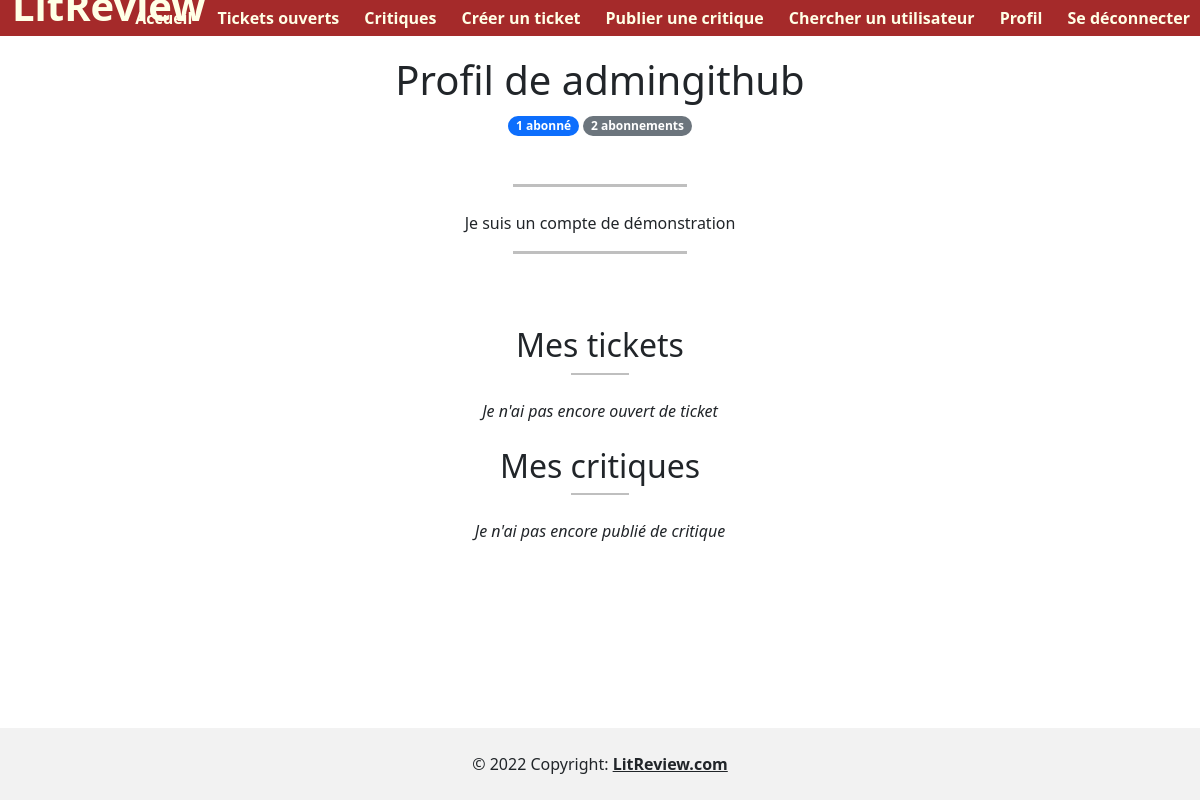
The page /user/8 (signed in) on the database as committed earlier.
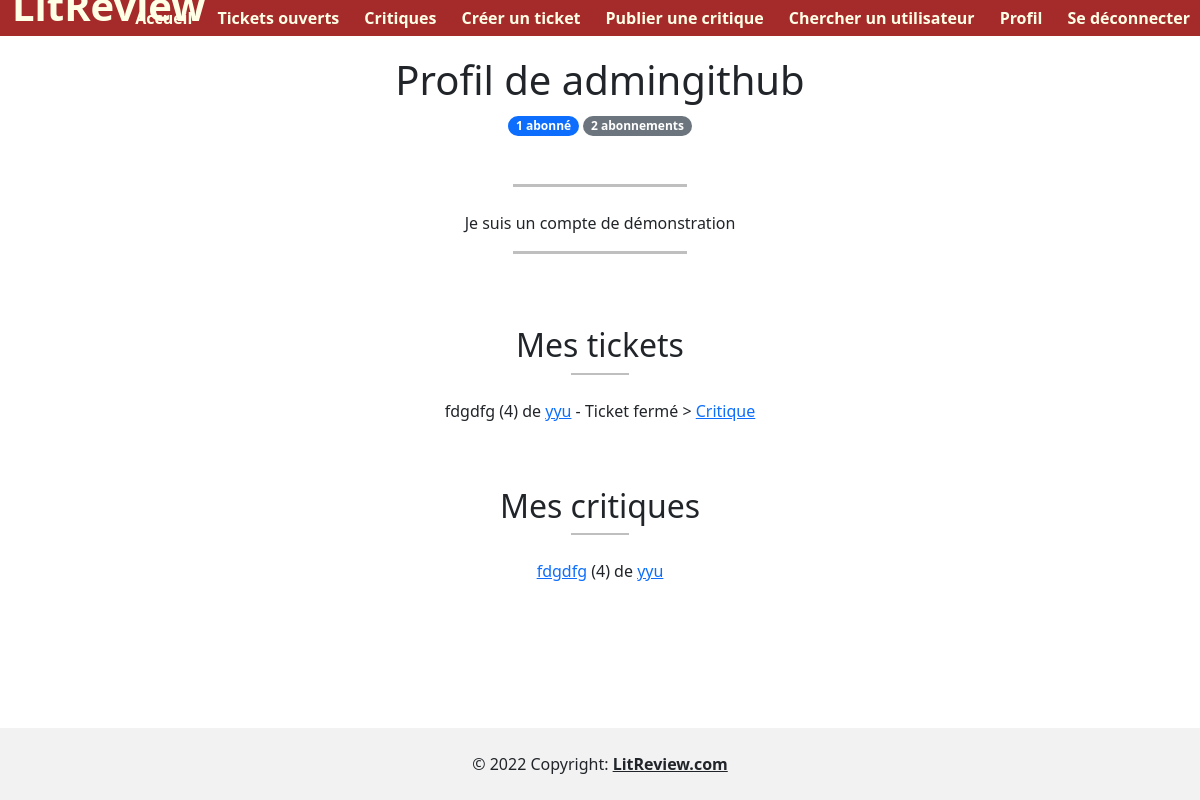
The same page on the database as committed later.
### blog/models.py (models this page shows, shortened)
class Ticket(models.Model):
    content_reference = models.CharField(verbose_name='Titre de la référence', max_length=80)
    content_author = models.CharField(verbose_name='Nom de l\'auteur', max_length=80)
    content_picture = models.ImageField(verbose_name='Image', upload_to='ticket', blank=True, null=True)
    publication_year = models.IntegerField(verbose_name='Date de publication',
                                           validators=[MinValueValidator(-400),
                                                       MaxValueValidator(datetime.date.today().year)],
                                           blank=True, null=True)
    user = models.ForeignKey(settings.AUTH_USER_MODEL, on_delete=models.CASCADE, blank=True, null=True)
    user_comment = models.TextField(verbose_name='Commentaire', max_length=300)
    status = models.BooleanField(default=True)
    time_created = models.DateTimeField(auto_now_add=True, blank=True, null=True)
    def __str__(self):
        return self.content_reference
    class Meta:
        ordering = ['-time_created']

class Review(models.Model):
    RATING_CHOICE = [(1, "1"), (2, "2"), (3, "3"), (4, "4"), (5, "5")]
    ticket = models.ForeignKey(to=Ticket, on_delete=models.CASCADE, blank=True, null=True)
    rating = models.PositiveSmallIntegerField(verbose_name='Notes', choices=RATING_CHOICE)
    headline = models.CharField(verbose_name="Titre", max_length=32)
    body = models.TextField(verbose_name="Critique", max_length=8192, blank=True)
    user = models.ForeignKey(to=settings.AUTH_USER_MODEL, on_delete=models.CASCADE)
    time_created = models.DateTimeField(auto_now_add=True)
    content_reference = models.CharField(verbose_name='Titre de la référence', max_length=80, blank=True, null=True)
    content_author = models.CharField(verbose_name='Nom de l\'auteur', max_length=80, blank=True, null=True)
    content_picture = models.ImageField(verbose_name='Image', upload_to='ticket', blank=True, null=True)
    publication_year = models.IntegerField(verbose_name='Date de publication',
                                           validators=[MinValueValidator(-400),
                                                       MaxValueValidator(datetime.date.today().year)],
                                           blank=True, null=True)
    class Meta:
        ordering = ['-time_created']

### blog/views.py (the view)
# urls.py: path('user/<int:user_id>', views.user_page, name='user-page'),
@login_required
def user_page(request, user_id):
    guest = get_object_or_404(User, id=user_id)
    tickets = Ticket.objects.filter(user=user_id)
    reviews = Review.objects.filter(user=user_id)
    try:
        relation = UserFollows.objects.get(user_id=request.user, followed_user_id=guest)
        action = 'unfollow'
    except ObjectDoesNotExist:
        if guest.id != request.user.id:
            action = 'follow'
        else:
            action = 'self'
    followings_number = len(UserFollows.objects.filter(user_id=guest))
    followers_number = len(UserFollows.objects.filter(followed_user_id=guest))
    return render(request, 'user/user_page.html', context={
        'guest_id': guest,
        'tickets': tickets,
        'reviews': reviews,
        'foreign_reviews': Review.objects.all(),
        'page_ref': 'ticket-page',
        'action': action,
        'followings': followings_number,
        'followers': followers_number,
    })

### blog/templatetags/blog_extras.py (called while the page is built)
@register.simple_tag(takes_context=True)
def add_paranthesis(context, content):
    if content:
        return f'({content})'
    else:
        return ''

### blog/templates/user/user_page.html (shortened to what this page needs)
{% extends 'base.html' %}
{% load blog_extras %}
{% block content %}
<h1> Profil de {{ guest_id }} </h1>
<span class="badge rounded-pill bg-primary">{{ followers }} abonné{{ followers|pluralize:" ,s" }}</span>
<span class="badge rounded-pill bg-secondary">{{ followings }} abonnement{{ followings|pluralize:" ,s"}}</span>
<br><br>
{% if guest_id.description %}
    <br>
    <hr><br>
    <p>{{ guest_id.description }}</p>
{% endif %}
<hr><br><br>
<br>
<h2>Mes tickets</h2>
<hr class="small"><br>
<div class="content-items">
{% if tickets %}
    {% for ticket in tickets %}
            {% if ticket.status %}
            <p><a href="{% url page_ref ticket.id %}">{{ ticket }}</a>
                {% add_paranthesis ticket.publication_year %}
                de <a href="{% url 'author-page' ticket.content_author %}">{{ ticket.content_author }}</a></p>
            {% else %}
                <p>
                {{ ticket }}
                {% add_paranthesis ticket.publication_year %}
                    de <a href="{% url 'author-page' ticket.content_author %}">{{ ticket.content_author }}</a>
                - Ticket fermé >
                {% for review in foreign_reviews %}
                    {% if review.ticket.id == ticket.id %}
                        <a href="{% url 'show-review' review.id %}"> Critique </a>
                    {% endif %}
                {% endfor %}
                </p>
            {% endif %}
    {% endfor %}
{% else %}
    <i> Je n'ai pas encore ouvert de ticket </i>
{% endif %}
<br><br>
</div>
<h2>Mes critiques</h2>
<hr class="small"><br>
<div class="content-items">
{% if reviews %}
    {% for review in reviews %}
        <p><a href="{% url 'show-review' review.id %}">{{ review.content_reference }}</a>
            {% add_paranthesis review.publication_year %}
            de <a href="{% url 'author-page' review.content_author %}">{{ review.content_author }}</a>
        </p>
    {% endfor %}
{% else %}
    <i> Je n'ai pas encore publié de critique </i>
{% endif %}
</div>
{% endblock %}

Rows that differ between the two databases and show on the page:
added Ticket: content_reference "fdgdfg", publication_year "(4)", content_author "yyu"
added Review: shows "Critique", content_reference "fdgdfg", publication_year "(4)", content_author "yyu"
Other text that changed with them:
text no longer shown: "Je n'ai pas encore ouvert de ticket Je n'ai pas encore publié de critique"
